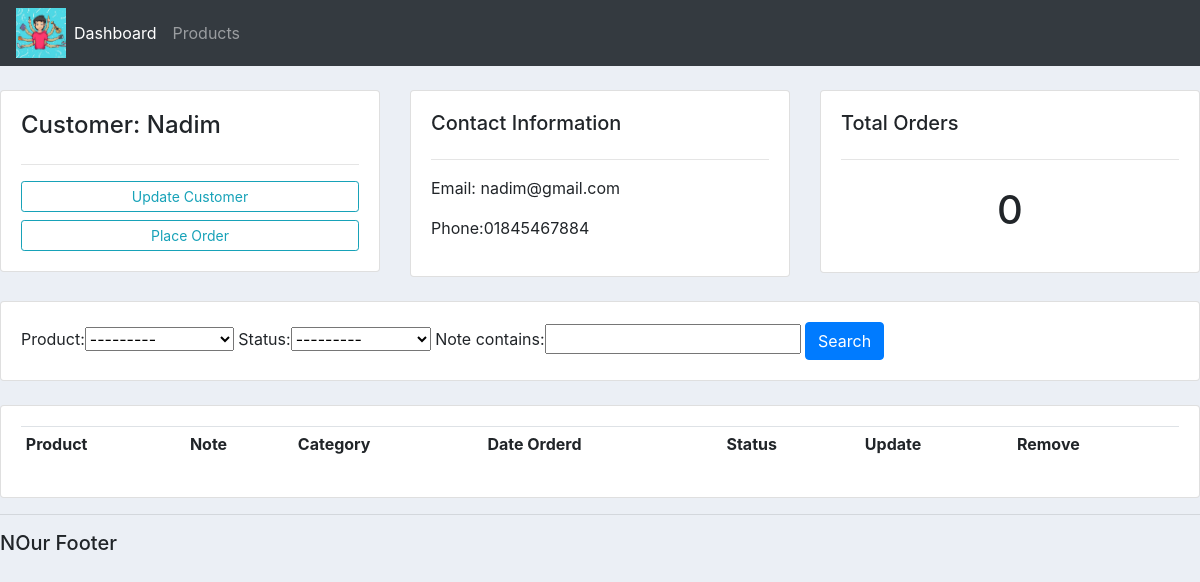
/customer/4/, run on the app's committed database.
### accounts/models.py (models this page shows, shortened)
class Customer(models.Model):
    name = models.CharField(max_length=200)
    phone = models.CharField(max_length=200, null = True)
    email = models.CharField(max_length=200, null = True)
    date_created = models.DateTimeField(auto_now_add= True)

### accounts/views.py (the view)
# urls.py: path('customer/<str:pk_test>/', views.customer, name="customer"),
def customer(request, pk_test):
	customer = Customer.objects.get(id=pk_test)
	orders = customer.order_set.all()
	order_count = orders.count()
	myFilter = OrderFilter(request.GET, queryset=orders)
	orders = myFilter.qs
	context = {'customer':customer, 'orders':orders, 'order_count':order_count,
	'myFilter':myFilter}
	return render(request, 'accounts/customer.html',context)

### accounts/models.py (called while the page is built)
    def __str__(self):
        return self.name

### accounts/templates/accounts/customer.html (shortened to what this page needs)
{% extends 'accounts/main.html' %}
{% block content %}
<br>
<div class="row">
<div class="col-md">
  <div class="card card-body">
    <h4>Customer: {{customer.name}}</h4>
    <hr>
    <a class="btn btn-outline-info  btn-sm btn-block" href="">Update Customer</a>
    <a class="btn btn-outline-info  btn-sm btn-block" href="{% url 'create_order' customer.id %}">Place Order</a>
  </div>
</div>
<div class="col-md">
  <div class="card card-body">
    <h5>Contact Information</h5>
    <hr>
    <p>Email: {{customer.email}}</p>
    <p>Phone:{{customer.phone}} </p>
  </div>
</div>
<div class="col-md">
  <div class="card card-body">
    <h5>Total Orders</h5>
    <hr>
    <h1 style="text-align: center;padding: 10px">{{order_count}}</h1>
  </div>
</div>
</div>
<br>
<div class="row">
<div class="col">
  <div class="card card-body">
    <form method="get">
      {{myFilter.form}}
      <button class="btn btn-primary" type="submit">Search</button>
    </form>
  </div>
</div>
</div>
<br>
<div class="row">
<div class="col-md">
  <div class="card card-body">
    <table class="table table-sm">
      <tr>
        <th>Product</th>
        <th>Note</th>
        <th>Category</th>
        <th>Date Orderd</th>
        <th>Status</th>
        <th>Update</th>
        <th>Remove</th>
      </tr>
    </table>
  </div>
</div>
</div>
{% endblock %}

### static/css/main.css (style rules this page uses)
body { background-color: #ebeff5; }

### data on the page
Customer: name "Nadim", email "nadim@gmail.com", phone "01845467884"

### other printed values
{{ order_count }} "0"
